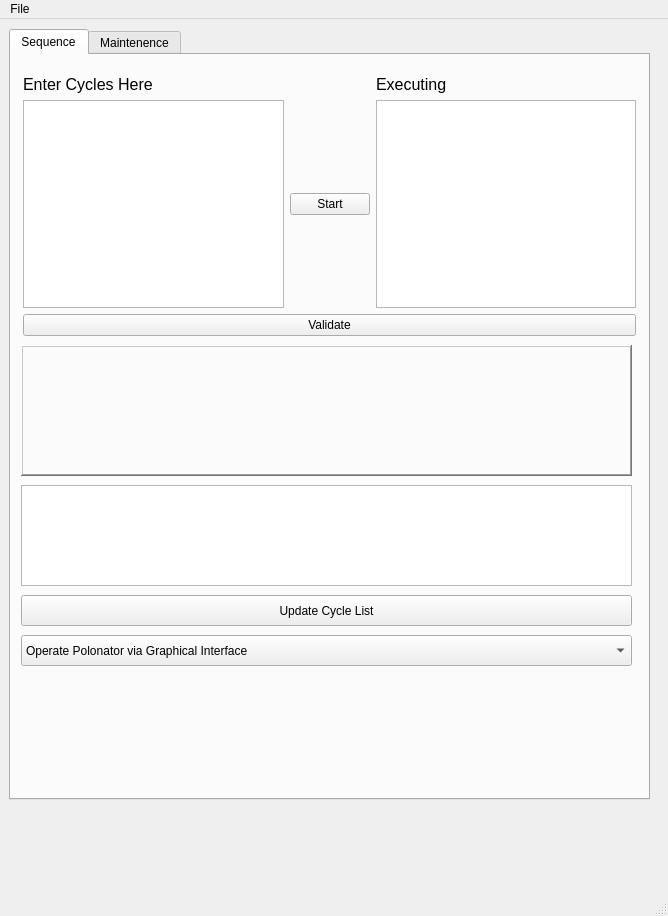
<?xml version="1.0" encoding="UTF-8"?>
<ui version="4.0">
 <class>MainWindow</class>
 <widget class="QMainWindow" name="MainWindow">
  <property name="geometry">
   <rect>
    <x>0</x>
    <y>0</y>
    <width>668</width>
    <height>916</height>
   </rect>
  </property>
  <property name="windowTitle">
   <string>MainWindow</string>
  </property>
  <widget class="QWidget" name="centralwidget">
   <widget class="QTabWidget" name="tabWidget_4">
    <property name="geometry">
     <rect>
      <x>9</x>
      <y>10</y>
      <width>641</width>
      <height>771</height>
     </rect>
    </property>
    <property name="currentIndex">
     <number>0</number>
    </property>
    <widget class="QWidget" name="tab_9">
     <attribute name="title">
      <string>Sequence</string>
     </attribute>
     <widget class="QWidget" name="layoutWidget">
      <property name="geometry">
       <rect>
        <x>12</x>
        <y>20</y>
        <width>613</width>
        <height>261</height>
       </rect>
      </property>
      <layout class="QVBoxLayout" name="verticalLayout_15">
       <item>
        <layout class="QGridLayout" name="gridLayout_6">
         <item row="0" column="0">
          <widget class="QLabel" name="EnterCyclesHerelabel_2">
           <property name="font">
            <font>
             <pointsize>12</pointsize>
            </font>
           </property>
           <property name="lineWidth">
            <number>1</number>
           </property>
           <property name="midLineWidth">
            <number>1</number>
           </property>
           <property name="text">
            <string>Enter Cycles Here</string>
           </property>
          </widget>
         </item>
         <item row="0" column="2">
          <widget class="QLabel" name="Executinglabel_2">
           <property name="font">
            <font>
             <pointsize>12</pointsize>
            </font>
           </property>
           <property name="text">
            <string>Executing</string>
           </property>
          </widget>
         </item>
         <item row="1" column="0">
          <widget class="QTextEdit" name="polonatorCycleEntry"/>
         </item>
         <item row="1" column="1">
          <widget class="QPushButton" name="polonatorStart">
           <property name="enabled">
            <bool>true</bool>
           </property>
           <property name="text">
            <string>Start</string>
           </property>
          </widget>
         </item>
         <item row="1" column="2">
          <widget class="QTextEdit" name="polonatorCycleList">
           <property name="focusPolicy">
            <enum>Qt::ClickFocus</enum>
           </property>
          </widget>
         </item>
        </layout>
       </item>
       <item>
        <widget class="QPushButton" name="polonatorCycleEntryValidate_2">
         <property name="text">
          <string>Validate</string>
         </property>
        </widget>
       </item>
      </layout>
     </widget>
     <widget class="QFrame" name="frame">
      <property name="geometry">
       <rect>
        <x>10</x>
        <y>290</y>
        <width>611</width>
        <height>131</height>
       </rect>
      </property>
      <property name="frameShape">
       <enum>QFrame::WinPanel</enum>
      </property>
      <property name="frameShadow">
       <enum>QFrame::Raised</enum>
      </property>
     </widget>
     <widget class="QGraphicsView" name="sequenceGraphicsView">
      <property name="geometry">
       <rect>
        <x>10</x>
        <y>430</y>
        <width>611</width>
        <height>101</height>
       </rect>
      </property>
      <property name="verticalScrollBarPolicy">
       <enum>Qt::ScrollBarAlwaysOff</enum>
      </property>
      <property name="horizontalScrollBarPolicy">
       <enum>Qt::ScrollBarAsNeeded</enum>
      </property>
     </widget>
     <widget class="QPushButton" name="updateCycleList">
      <property name="geometry">
       <rect>
        <x>10</x>
        <y>540</y>
        <width>611</width>
        <height>31</height>
       </rect>
      </property>
      <property name="text">
       <string>Update Cycle List</string>
      </property>
     </widget>
     <widget class="QComboBox" name="touchFlagCB">
      <property name="geometry">
       <rect>
        <x>10</x>
        <y>580</y>
        <width>611</width>
        <height>31</height>
       </rect>
      </property>
      <item>
       <property name="text">
        <string>Operate Polonator via Graphical Interface</string>
       </property>
      </item>
      <item>
       <property name="text">
        <string>Operate Polonator via Touch Sensor</string>
       </property>
      </item>
     </widget>
    </widget>
    <widget class="QWidget" name="tab_10">
     <attribute name="title">
      <string>Maintenence</string>
     </attribute>
     <widget class="QWidget" name="layoutWidget_3">
      <property name="geometry">
       <rect>
        <x>20</x>
        <y>10</y>
        <width>301</width>
        <height>66</height>
       </rect>
      </property>
      <layout class="QGridLayout" name="gridLayout_3">
       <property name="leftMargin">
        <number>0</number>
       </property>
       <property name="bottomMargin">
        <number>0</number>
       </property>
       <property name="horizontalSpacing">
        <number>6</number>
       </property>
       <item row="0" column="0">
        <widget class="QPushButton" name="stopButton_2">
         <property name="text">
          <string>Abort All Processes</string>
         </property>
        </widget>
       </item>
       <item row="1" column="0">
        <widget class="QRadioButton" name="homing_axis_2">
         <property name="font">
          <font>
           <pointsize>12</pointsize>
          </font>
         </property>
         <property name="text">
          <string>Include Homing Axis</string>
         </property>
        </widget>
       </item>
      </layout>
     </widget>
     <widget class="QFrame" name="frame_34">
      <property name="geometry">
       <rect>
        <x>20</x>
        <y>250</y>
        <width>501</width>
        <height>261</height>
       </rect>
      </property>
      <property name="frameShape">
       <enum>QFrame::StyledPanel</enum>
      </property>
      <property name="frameShadow">
       <enum>QFrame::Raised</enum>
      </property>
      <widget class="QLabel" name="label_99">
       <property name="geometry">
        <rect>
         <x>40</x>
         <y>40</y>
         <width>41</width>
         <height>16</height>
        </rect>
       </property>
       <property name="text">
        <string>Lock</string>
       </property>
      </widget>
      <widget class="QLabel" name="label_100">
       <property name="geometry">
        <rect>
         <x>40</x>
         <y>100</y>
         <width>51</width>
         <height>21</height>
        </rect>
       </property>
       <property name="text">
        <string>Unlock</string>
       </property>
      </widget>
      <widget class="QSlider" name="stageSwitch_4">
       <property name="geometry">
        <rect>
         <x>50</x>
         <y>60</y>
         <width>20</width>
         <height>41</height>
        </rect>
       </property>
       <property name="maximum">
        <number>1</number>
       </property>
       <property name="orientation">
        <enum>Qt::Vertical</enum>
       </property>
      </widget>
      <widget class="QLabel" name="label_107">
       <property name="geometry">
        <rect>
         <x>10</x>
         <y>10</y>
         <width>41</width>
         <height>16</height>
        </rect>
       </property>
       <property name="text">
        <string>Stage</string>
       </property>
      </widget>
      <widget class="QWidget" name="layoutWidget_2">
       <property name="geometry">
        <rect>
         <x>110</x>
         <y>10</y>
         <width>383</width>
         <height>222</height>
        </rect>
       </property>
       <layout class="QVBoxLayout" name="verticalLayout_23">
        <item>
         <layout class="QVBoxLayout" name="verticalLayout_22">
          <item>
           <layout class="QHBoxLayout" name="horizontalLayout_17">
            <item>
             <widget class="QLabel" name="SelectFlowcelllabel_6">
              <property name="font">
               <font>
                <pointsize>12</pointsize>
               </font>
              </property>
              <property name="text">
               <string>Select Flowcell</string>
              </property>
             </widget>
            </item>
            <item>
             <layout class="QVBoxLayout" name="verticalLayout_21">
              <item>
               <widget class="QRadioButton" name="stagealign_fc0_3">
                <property name="font">
                 <font>
                  <pointsize>12</pointsize>
                 </font>
                </property>
                <property name="text">
                 <string>Flowcell 0</string>
                </property>
               </widget>
              </item>
              <item>
               <widget class="QRadioButton" name="stagealign_fc1_3">
                <property name="font">
                 <font>
                  <pointsize>12</pointsize>
                 </font>
                </property>
                <property name="text">
                 <string>Flowcell 1</string>
                </property>
               </widget>
              </item>
             </layout>
            </item>
           </layout>
          </item>
          <item>
           <layout class="QHBoxLayout" name="horizontalLayout_6">
            <item>
             <widget class="QLabel" name="Selectlanelabel_3">
              <property name="text">
               <string>Select Lane</string>
              </property>
             </widget>
            </item>
            <item>
             <widget class="QSpinBox" name="stagealign_lane_3">
              <property name="maximum">
               <number>7</number>
              </property>
             </widget>
            </item>
           </layout>
          </item>
         </layout>
        </item>
        <item>
         <layout class="QVBoxLayout" name="verticalLayout_20">
          <item>
           <layout class="QGridLayout" name="gridLayout_40">
            <item row="0" column="0">
             <widget class="QPushButton" name="utilsHomeButton_5">
              <property name="text">
               <string>Home / reset motion axes</string>
              </property>
             </widget>
            </item>
            <item row="0" column="1">
             <widget class="QPushButton" name="stagealign_gotoposition_3">
              <property name="text">
               <string>Goto alignment position</string>
              </property>
             </widget>
            </item>
            <item row="1" column="0">
             <widget class="QPushButton" name="utilsStatusButton_5">
              <property name="text">
               <string>Get motion status</string>
              </property>
             </widget>
            </item>
            <item row="1" column="1">
             <widget class="QPushButton" name="stagealign_viewlog_3">
              <property name="text">
               <string>View stage alignment log</string>
              </property>
             </widget>
            </item>
           </layout>
          </item>
          <item>
           <widget class="QPushButton" name="stagealign_dostagealign_3">
            <property name="text">
             <string>Perform stage alignment now</string>
            </property>
           </widget>
          </item>
         </layout>
        </item>
       </layout>
      </widget>
     </widget>
     <widget class="QFrame" name="frame_11">
      <property name="geometry">
       <rect>
        <x>20</x>
        <y>120</y>
        <width>501</width>
        <height>121</height>
       </rect>
      </property>
      <property name="frameShape">
       <enum>QFrame::StyledPanel</enum>
      </property>
      <property name="frameShadow">
       <enum>QFrame::Raised</enum>
      </property>
      <widget class="QLabel" name="label_97">
       <property name="geometry">
        <rect>
         <x>10</x>
         <y>10</y>
         <width>81</width>
         <height>16</height>
        </rect>
       </property>
       <property name="text">
        <string>Filter Wheel</string>
       </property>
      </widget>
      <widget class="QLabel" name="label_105">
       <property name="geometry">
        <rect>
         <x>40</x>
         <y>89</y>
         <width>67</width>
         <height>21</height>
        </rect>
       </property>
       <property name="text">
        <string>Unlock</string>
       </property>
      </widget>
      <widget class="QSlider" name="filterSwitch_4">
       <property name="geometry">
        <rect>
         <x>50</x>
         <y>49</y>
         <width>20</width>
         <height>41</height>
        </rect>
       </property>
       <property name="maximum">
        <number>1</number>
       </property>
       <property name="orientation">
        <enum>Qt::Vertical</enum>
       </property>
      </widget>
      <widget class="QLabel" name="label_104">
       <property name="geometry">
        <rect>
         <x>40</x>
         <y>30</y>
         <width>41</width>
         <height>16</height>
        </rect>
       </property>
       <property name="text">
        <string>Lock</string>
       </property>
      </widget>
      <widget class="QWidget" name="layoutWidget_20">
       <property name="geometry">
        <rect>
         <x>110</x>
         <y>20</y>
         <width>381</width>
         <height>71</height>
        </rect>
       </property>
       <layout class="QHBoxLayout" name="horizontalLayout_5">
        <item>
         <layout class="QVBoxLayout" name="verticalLayout_38">
          <item>
           <widget class="QLabel" name="label_89">
            <property name="text">
             <string>Position:</string>
            </property>
           </widget>
          </item>
          <item>
           <widget class="QLabel" name="label_90">
            <property name="text">
             <string>Filter Type:</string>
            </property>
           </widget>
          </item>
         </layout>
        </item>
        <item>
         <layout class="QGridLayout" name="gridLayout_39">
          <item row="0" column="0">
           <widget class="QLabel" name="label_91">
            <property name="text">
             <string>1</string>
            </property>
           </widget>
          </item>
          <item row="0" column="1">
           <widget class="QLabel" name="label_92">
            <property name="text">
             <string>2</string>
            </property>
           </widget>
          </item>
          <item row="0" column="2">
           <widget class="QLabel" name="label_93">
            <property name="text">
             <string>3</string>
            </property>
           </widget>
          </item>
          <item row="0" column="3">
           <widget class="QLabel" name="label_94">
            <property name="text">
             <string>4</string>
            </property>
           </widget>
          </item>
          <item row="0" column="4">
           <widget class="QLabel" name="label_95">
            <property name="text">
             <string>5</string>
            </property>
           </widget>
          </item>
          <item row="0" column="5">
           <widget class="QLabel" name="label_96">
            <property name="text">
             <string>6</string>
            </property>
           </widget>
          </item>
          <item row="1" column="0">
           <widget class="QGraphicsView" name="graphicsView_13"/>
          </item>
          <item row="1" column="1">
           <widget class="QGraphicsView" name="graphicsView_14"/>
          </item>
          <item row="1" column="2">
           <widget class="QGraphicsView" name="graphicsView_15"/>
          </item>
          <item row="1" column="3">
           <widget class="QGraphicsView" name="graphicsView_16"/>
          </item>
          <item row="1" column="4">
           <widget class="QGraphicsView" name="graphicsView_17"/>
          </item>
          <item row="1" column="5">
           <widget class="QGraphicsView" name="graphicsView_18"/>
          </item>
         </layout>
        </item>
       </layout>
      </widget>
     </widget>
     <widget class="QPushButton" name="stagealign_viewcurrent_3">
      <property name="geometry">
       <rect>
        <x>200</x>
        <y>570</y>
        <width>143</width>
        <height>31</height>
       </rect>
      </property>
      <property name="text">
       <string>View current image</string>
      </property>
     </widget>
     <widget class="QPushButton" name="stagealign_viewscore_3">
      <property name="geometry">
       <rect>
        <x>250</x>
        <y>620</y>
        <width>135</width>
        <height>31</height>
       </rect>
      </property>
      <property name="text">
       <string>View score matrix</string>
      </property>
     </widget>
     <widget class="QPushButton" name="stagealign_viewbase_3">
      <property name="geometry">
       <rect>
        <x>260</x>
        <y>660</y>
        <width>126</width>
        <height>31</height>
       </rect>
      </property>
      <property name="text">
       <string>View base image</string>
      </property>
     </widget>
    </widget>
   </widget>
  </widget>
  <widget class="QMenuBar" name="menubar">
   <property name="geometry">
    <rect>
     <x>0</x>
     <y>0</y>
     <width>668</width>
     <height>29</height>
    </rect>
   </property>
   <widget class="QMenu" name="menuFile">
    <property name="title">
     <string>File</string>
    </property>
    <addaction name="actionPro_Mode"/>
   </widget>
   <addaction name="menuFile"/>
  </widget>
  <widget class="QStatusBar" name="statusbar"/>
  <action name="actionPro_Mode">
   <property name="text">
    <string>Pro Mode</string>
   </property>
  </action>
 </widget>
 <resources/>
 <connections/>
</ui>
